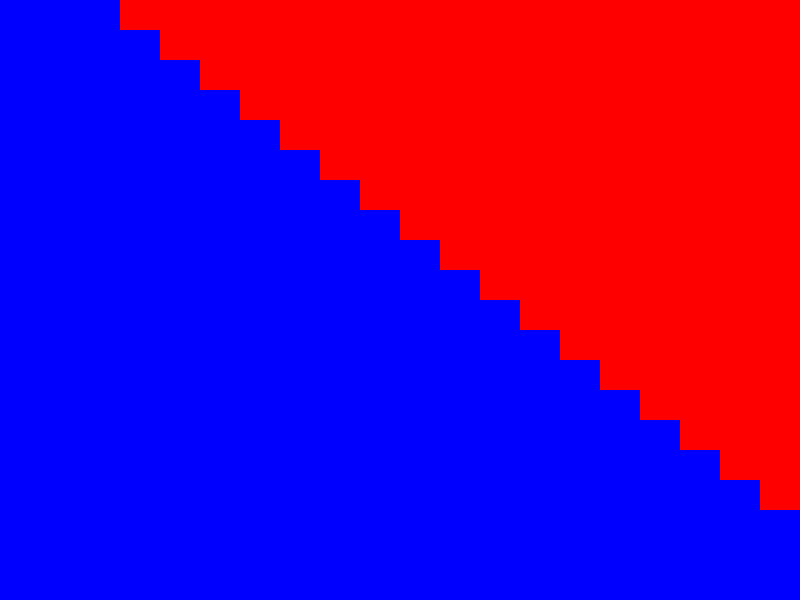

Recreate this plot in R. (Note: this script raises an error after producing the figure.)
matriz <- c(20)
rep=10
cruzamientos=numeric()
resultados=NULL
sumatoria=numeric()
for(n in matriz){
#n=20
#k=12
porcentaje <- c(0.1,0.2)
for (por in porcentaje){
zona <- matrix(rep(0, n * n), nrow = n, ncol = n)
k=n*por
x <- rep(0, k) # ocupamos almacenar las coordenadas x de las semillas
y <- rep(0, k) # igual como las coordenadas y de las semillas

for (semilla in 1:k) {
    while (TRUE) { # hasta que hallamos una posicion vacia para la semilla
        fila <- sample(1:n, 1)
        columna <- sample(1:n, 1)
        if (zona[fila, columna] == 0) {
            zona[fila, columna] = semilla
            x[semilla] <- columna
            y[semilla] <- fila
            break
        }
    }
}

for (t in 1:100){
     ft=numeric()
      ct=numeric()
            for(pos in 1:n^2){
                f <- floor((pos - 1) / n) + 1
                c <- ((pos - 1) %% n) + 1 
                if(zona[f,c]>0){
                   if(zona[f,c]<=t){
                      #print(paste(t,semilla,pos,f,c))
                      ft=c(ft,f)
                      ct=c(ct,c)
                       #print(ft)
             }}}
        for(i in 1:length(ft)){
     
          zona[max(ft[i] - 1,1) : min(ft[i] + 1, n),
                         max(ct[i] - 1, 1): min(ct[i] + 1, n)][zona[max(ft[i] - 1, 1) : min(ft[i] + 1, n),
                         max(ct[i] - 1, 1): min(ct[i] + 1, n)]==0]<-zona[ft[i],ct[i]]
         } 
    #png(paste("p4s",t,".png",sep=""))
    #par(mar = c(0,0,0,0))
    #image(rotate(zona), col=rainbow(k+1), xaxt='n', yaxt='n')
    #graphics.off()
    #if (all(zona > 0)) break
   }





voronoi <- zona
rotate <- function(x) t(apply(x, 2, rev))
png(paste("p4s.png"))
par(mar = c(0,0,0,0))
image(rotate(zona), col=rainbow(k+1), xaxt='n', yaxt='n')
graphics.off()

limite <- n # grietas de que largo minimo queremos graficar

inicio <- function() {
    direccion <- sample(1:4, 1)
    xg <- NULL
    yg <- NULL
    if (direccion == 1) { # horiz izq -> der
        xg <- 1
        yg <- sample(1:n, 1)
    } else if (direccion == 2) { # vertical abajo -> arriba
        xg <- sample(1:n, 1)
        yg <- 1
    } else if (direccion == 3) { # horiz der -> izq
        xg <- n
        yg <- sample(1:n, 1)
    } else { # vertical arriba -> abajo
        xg <- sample(1:n, 1)
        yg <- n
    }
    return(c(xg, yg))
}

vp <- data.frame(numeric(), numeric()) # posiciones de posibles vecinos
for (dx in -1:1) {
    for (dy in -1:1) {
        if (dx != 0 | dy != 0) { # descartar la posicion misma
            vp <- rbind(vp, c(dx, dy))
        }
    }
}
names(vp) <- c("dx", "dy")
vc <- dim(vp)[1]

propaga <- function(replica) {
    prob <- 1 # interno a la celda (inicial)
    dificil <- 0.99 # bajada al interior
    grieta <- voronoi # marcamos la grieta en una copia
    i <- inicio() # posicion inicial al azar
    xg <- i[1]
    yg <- i[2]
    largo <- 0
    while (TRUE) { # hasta que la propagacion termine
        grieta[yg, xg] <- 13 # usamos el cero para marcar la grieta
        largo <-  largo + 1
        frontera <- numeric()
        interior <- numeric()
        for (v in 1:vc) {
            vecino <- vp[v,]
            xs <- xg + vecino$dx # columna del vecino potencial
            ys <- yg + vecino$dy # fila del vecino potencial
            if (xs > 0 & xs <= n & ys > 0 & ys <= n) { # no sale de la zona
                if (grieta[ys, xs] < 13) { # aun no hay grieta ahi
                    if (voronoi[yg, xg] == voronoi[ys, xs]) {
                        interior <- c(interior, v)
                    } else { # frontera
                        frontera <- c(frontera, v)
                    }
                }
            }
        }
        elegido <- 0
        if (length(frontera) > 0) { # siempre tomamos frontera cuando haya
            if (length(frontera) > 1) {
                elegido <- sample(frontera, 1)
            } else {
                elegido <- frontera # sample sirve con un solo elemento
            }
            prob <- 1 # estamos nuevamente en la frontera
        } else if (length(interior) > 0) { # no hubo frontera para propagar
            if (runif(1) < prob) { # intentamos en el interior
                if (length(interior) > 1) {
                    elegido <- sample(interior, 1)
                } else {
                    elegido <- interior
                }
                prob <- dificil * prob # mas dificil a la siguiente
            }
        }
        if (elegido > 0) { # si se va a propagar
            vecino <- vp[elegido,]
            xg <- xg + vecino$dx
            yg <- yg + vecino$dy
        } else {
            break # ya no se propaga
        }
    }
    #if (largo >= limite) {
        #png(paste("p4g_", replica, ".png", sep=""))
        #par(mar = c(0,0,0,0))
        #image(rotate(grieta), col=rainbow(k+2), xaxt='n', yaxt='n')
        #graphics.off()
    #}
#grieta 2
cruza=numeric()
cruzan=numeric()
prob <- 1 # interno a la celda (inicial)
dificil <- 0.99 # bajada al interior
 i <- inicio() # posicion inicial al azar
    xg <- i[1]
    yg <- i[2]
    largo <- 0
    while (TRUE) { # hasta que la propagacion termine
        grieta[yg, xg] <- 14 # usamos el cero para marcar la grieta
        largo <-  largo + 1
        frontera <- numeric()
        interior <- numeric()
        for (v in 1:vc) {
            vecino <- vp[v,]
            xs <- xg + vecino$dx # columna del vecino potencial
            ys <- yg + vecino$dy # fila del vecino potencial
            if (xs > 0 & xs <= n & ys > 0 & ys <= n) { # no sale de la zona
                if (grieta[ys, xs] < 14) { # aun no hay grieta ahi
                   cruza=c(cruza,(grieta[ys,xs]))
                    if (voronoi[yg, xg] == voronoi[ys, xs]) {
                        interior <- c(interior, v)
                    } else { # frontera
                        frontera <- c(frontera, v)
                    }
                }
            }
        }
         
        elegido <- 0
        if (length(frontera) > 0) { # siempre tomamos frontera cuando haya
            if (length(frontera) > 1) {
                elegido <- sample(frontera, 1)
            } else {
                elegido <- frontera # sample sirve con un solo elemento
            }
            prob <- 1 # estamos nuevamente en la frontera
        } else if (length(interior) > 0) { # no hubo frontera para propagar
            if (runif(1) < prob) { # intentamos en el interior
                if (length(interior) > 1) {
                    elegido <- sample(interior, 1)
                } else {
                    elegido <- interior
                }
                prob <- dificil * prob # mas dificil a la siguiente
            }
        }
        if (elegido > 0) { # si se va a propagar
            vecino <- vp[elegido,]
            xg <- xg + vecino$dx
            yg <- yg + vecino$dy
        } else {
            break # ya no se propaga
        }
    }
    
        
   if (13%in%cruza) { 
 png(paste("p4g_cruza_", replica,"_",n,"_",k,".png", sep=""))
        par(mar = c(0,0,0,0))
        image(rotate(grieta), col=rainbow(k+3), xaxt='n', yaxt='n')
        graphics.off()
   cruzan=c(cruzan,1)
}else{ 
png(paste("p4g_nocruza_", replica,"_",n,"_",k,".png", sep=""))
        par(mar = c(0,0,0,0))
        image(rotate(grieta), col=rainbow(k+3), xaxt='n', yaxt='n')
        graphics.off()
        cruzan=c(cruzan,0)
} 

    return(cruzan)
    }
cc=numeric()
suppressMessages(library(doParallel))
registerDoParallel(makeCluster(detectCores() - 1))
fracturamiento <- foreach(r = 1:rep, .combine=c) %dopar% propaga(r)
stopImplicitCluster()
print(fracturamiento)
cruzamientos=c(cruzamientos,fracturamiento)
resultados=c(resultados,paste(n,"*",por))
sumatoria=c(sumatoria,sum(fracturamiento))
}}
cruzamientos=data.frame(matrix(cruzamientos,rep))
colnames(cruzamientos)=resultados
sumatoria=data.frame(matrix(sumatoria,1))
